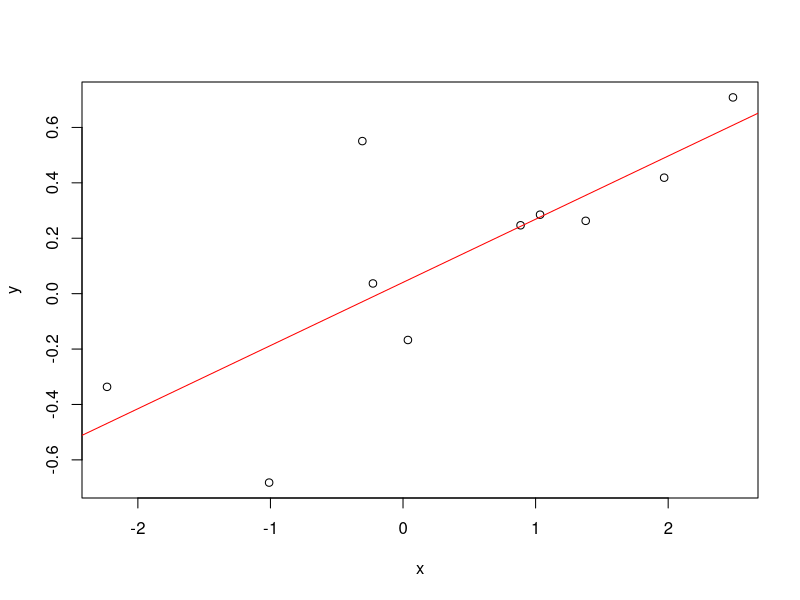

Generate this figure with R:
## ---- chunk 1
n <- 10
slope <- 0.2
noise.sd <- 0.25
xy <- data.frame( x=rnorm(n))
xy$y <- xy$x * slope + noise.sd*rnorm(n)
summary(xy)
## ---- chunk 2
xy.lm <- lm( y ~ x, data=xy )
summary(xy.lm)
## ---- chunk 3
plot( y ~ x, data=xy )
abline(coef(xy.lm),col='red')
